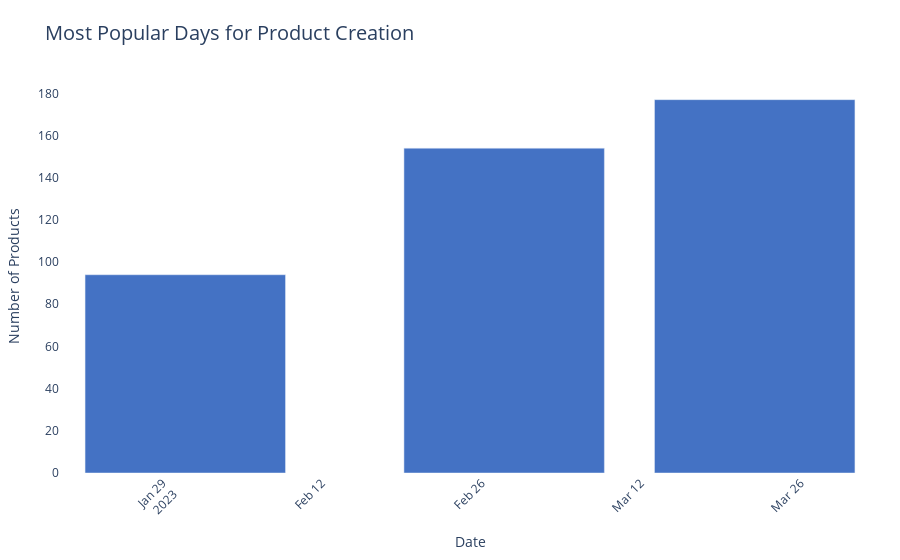

Write notebook code for a chart like this one.
### Markdown cell above
## The most active days in each month

### Code cell
# Create a new column 'year-month-day' to store the date in the desired format
df['year-month-day'] = pd.to_datetime(df['createdAt']).dt.strftime('%Y-%m-%d')

# Group by 'Month' and 'year-month-day' and get the count of products for each day
most_active_days = df.groupby(['Month', 'year-month-day']).size().reset_index(name='count')

# Get the index of the maximum count for each month
idx = most_active_days.groupby('Month')['count'].idxmax()

# Use the index to extract the most active day for each month
dates_to_plot = most_active_days.loc[idx, 'year-month-day'].tolist()

# Filter the DataFrame to include only the most active days
most_active_days = most_active_days[most_active_days['year-month-day'].isin(dates_to_plot)]

# Create the bar plot using Plotly Express
fig = px.bar(most_active_days, x='year-month-day', y='count', title='Most Popular Days for Product Creation',
             labels={'year-month-day': 'Date', 'count': 'Number of Products'})

# Customize the appearance of the plot
fig.update_layout(
    xaxis_tickangle=-45,
    xaxis_title_font=dict(size=14),
    yaxis_title_font=dict(size=14),
    title_font=dict(size=20),
    showlegend=False,
    plot_bgcolor='white',
    paper_bgcolor='white',
    margin=dict(l=60, r=20, t=80, b=60),
)

# Update the bar color and hover template
fig.update_traces(
    marker_color='rgb(68, 114, 196)',
    hovertemplate='<b>Date</b>: %{x}<br><b>Number of Products</b>: %{y}',
)

# Show the plot
fig.show()

### Figure 1 — Plotly figure (JSON) as saved in the notebook; plotly's stock layout.template omitted (floating-point values rounded to 4 significant figures)
{"data": [{"alignmentgroup": "True", "hovertemplate": "<b>Date</b>: %{x}<br><b>Number of Products</b>: %{y}", "legendgroup": "", "marker": {"color": "rgb(68, 114, 196)", "pattern": {"shape": ""}}, "name": "", "offsetgroup": "", "orientation": "v", "showlegend": false, "textposition": "auto", "type": "bar", "x": ["2023-02-28", "2023-01-31", "2023-03-22"], "xaxis": "x", "y": [154, 94, 177], "yaxis": "y"}], "layout": {"barmode": "relative", "legend": {"tracegroupgap": 0}, "margin": {"b": 60, "l": 60, "r": 20, "t": 80}, "paper_bgcolor": "white", "plot_bgcolor": "white", "showlegend": false, "title": {"font": {"size": 20}, "text": "Most Popular Days for Product Creation"}, "xaxis": {"anchor": "y", "domain": [0, 1], "tickangle": -45, "title": {"font": {"size": 14}, "text": "Date"}}, "yaxis": {"anchor": "x", "domain": [0, 1], "title": {"font": {"size": 14}, "text": "Number of Products"}}}}
